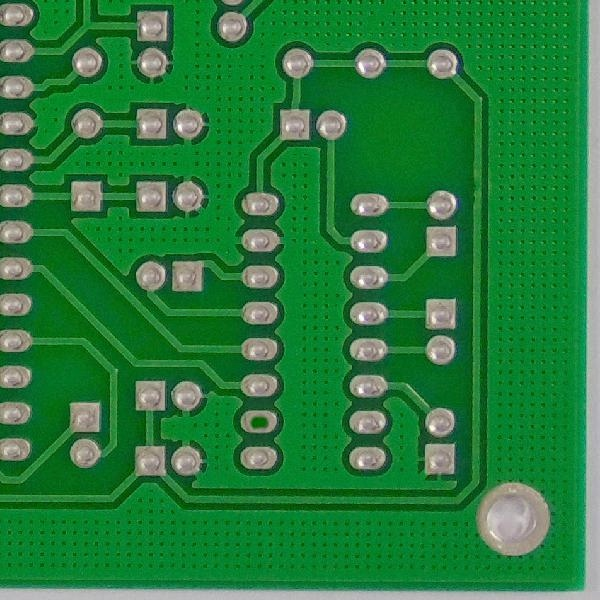
#> input picture l_light_01_missing_hole_01_1_600.jpg, 600 x 600 px, found by its file name
$ python binarization.py
#> lines starting #> are read from the running program, lines starting #| are printed output that depends on the picture; after the words box and inside, x2 and y2 are one past the last pixel; in counts of white or black regions, pixels touching at a corner belong together
# -*- coding: utf-8 -*-
"""
Created on Fri Oct 18 11:05:11 2019

@author: RoKu
"""

import cv2
import numpy as np
from matplotlib import pyplot as plt

img = cv2.imread('l_light_01_missing_hole_01_1_600.jpg',0)
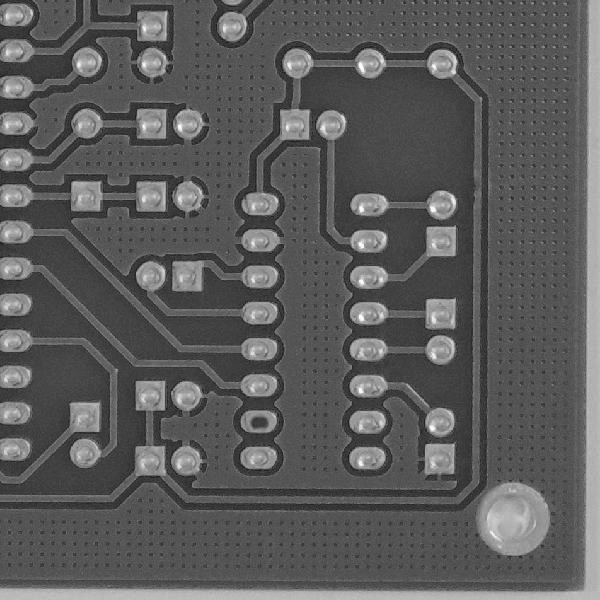
#> img: shape (600, 600); min 18, max 255, mean 91.7
img1 = cv2.imread('l_light_01_missing_hole_01_1_600_f.jpg',0)
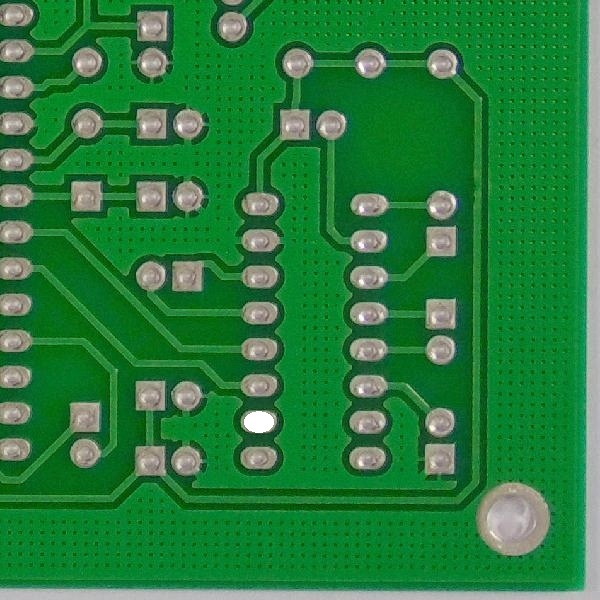
#> input picture l_light_01_missing_hole_01_1_600_f.jpg, 600 x 600 px, found by its file name
#> img1: shape (600, 600); min 22, max 255, mean 92


ret,thresh1 = cv2.threshold(img,127,255,cv2.THRESH_BINARY)
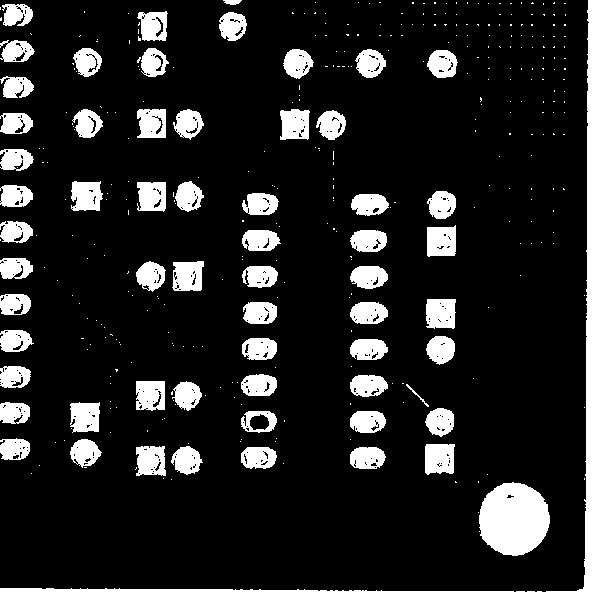
#> thresh1: shape (600, 600); 15.4% white; 375 white regions (313 under 20 px), largest, box (x1, y1, x2, y2) and area: (0, 0, 600, 600) 14062, (479, 482, 550, 556) 4064, (425, 444, 455, 475) 831
ret2, thresh2 = cv2.threshold(img1,127,255,cv2.THRESH_BINARY)
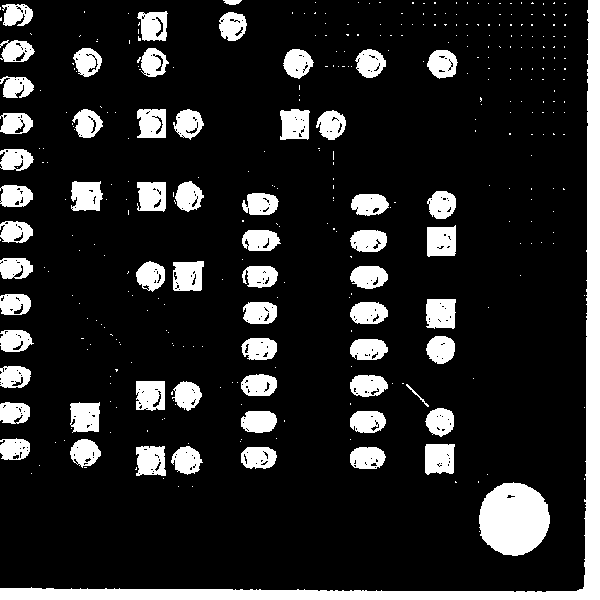
#> thresh2: shape (600, 600); 15.4% white; 357 white regions (295 under 20 px), largest, box (x1, y1, x2, y2) and area: (0, 0, 600, 600) 14062, (479, 482, 550, 556) 4062, (425, 444, 455, 475) 833

thresh3 = thresh1 ^ thresh2;
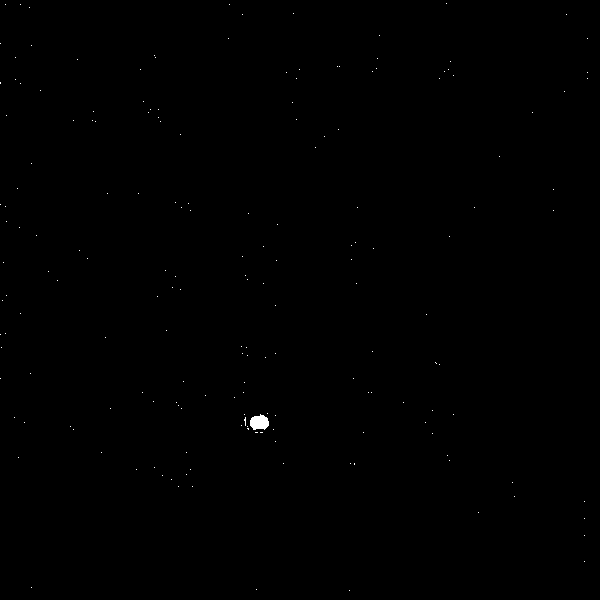
#> thresh3: shape (600, 600); 0.12% white; 181 white regions (180 under 20 px), largest, box (x1, y1, x2, y2) and area: (250, 414, 269, 430) 227


plt.imshow(thresh1,'gray')
plt.title('Correct')
plt.show()


plt.imshow(thresh2,'gray')
plt.title('Faulty')
plt.show()

plt.imshow(thresh3,'gray')
plt.title('Binarization')
plt.show()
